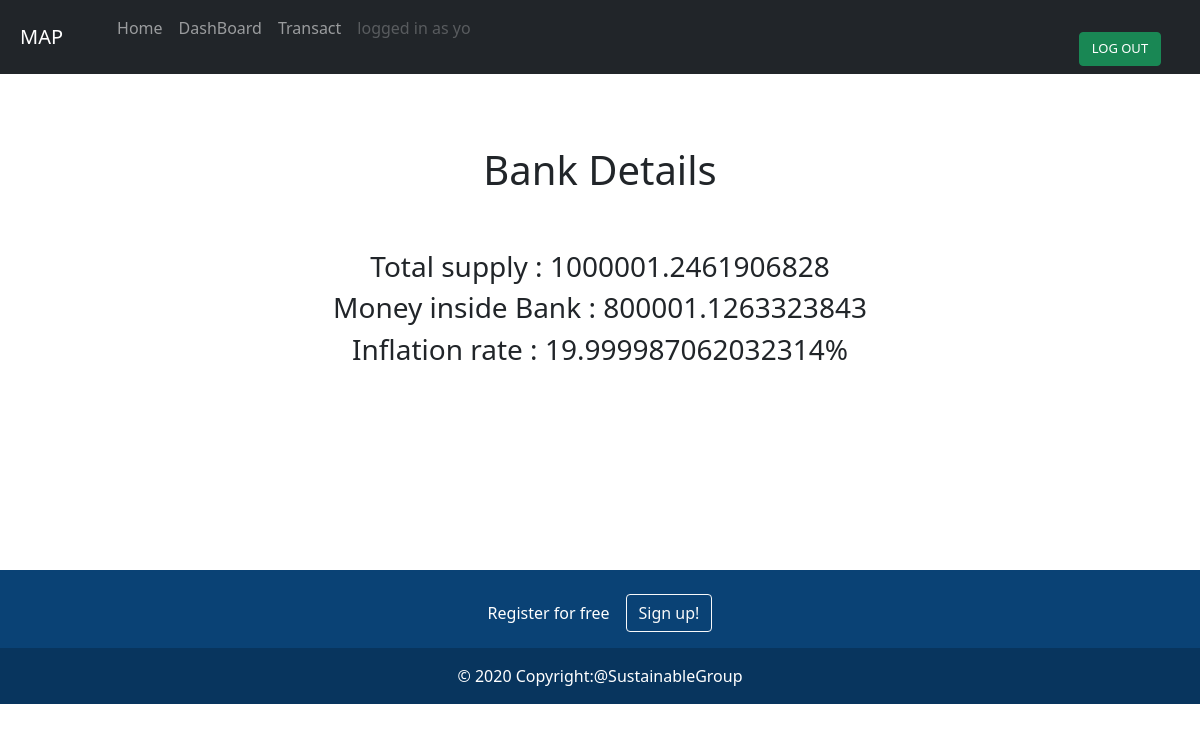
Screenshot of / (signed in) with the database file from the repository.
### main/models.py (models this page shows)
class Bank(models.Model):
    total_supply = models.FloatField()
    in_bank = models.FloatField()
    inflation = models.FloatField()

### main/views.py (the view)
# urls.py: 2. Add a URL to urlpatterns:  path('', views.home, name='home')
def home(request):
    bank=get_object_or_404(Bank,pk=1)
    bank.in_bank += (bank.inflation*bank.in_bank)/(100*525600*10)
    bank.total_supply = bank.in_bank + bank.inflation*bank.total_supply/100
    bank.inflation = (bank.total_supply - bank.in_bank)*100/bank.total_supply
    bank.save()
    context={
        'bank':bank
    }
    return render(request, 'home.html',context)

### templates/home.html
{% extends 'base.html' %}
{% block content %}
<br><br>
    <center>
        <div style="height:400px;">
            <h1>Bank Details</h1><br><br>
            <h3>Total supply : {{bank.total_supply}}</h3>
            <h3>Money inside Bank : {{bank.in_bank}}</h3>
            <h3>Inflation rate : {{bank.inflation}}%</h3>
        </div>
    </center>
{% endblock  %}

### templates/base.html (shortened to what this page needs)
{% load static %}
<!DOCTYPE html>
<html lang="en">
<head>
    <link href="https://cdn.jsdelivr.net/npm/bootstrap@5.0.0-beta3/dist/css/bootstrap.min.css" rel="stylesheet"
>
</head>
<body>
    <nav class="navbar navbar-expand-lg navbar-dark bg-dark">
  <a style="padding-left: 20px;" class="navbar-brand" href="#">MAP</a>
  <div style="padding-left: 30px;" class="collapse navbar-collapse" id="navbarNav">
    <ul class="navbar-nav">
      <li class="nav-item active">
        <a class="nav-link" href="{% url 'home' %}">Home</a>
      </li>
      {% if user.is_authenticated %}
      <li class="nav-item">
        <a class="nav-link" href="{% url 'dash' %}">DashBoard</a>
      </li>
      <li class="nav-item">
        <a class="nav-link" href="{% url 'tran' %}">Transact</a>
      </li>
      <li class="nav-item">
        <a class="nav-link disabled" href="#">logged in as {{user.username}}
</a>
      </li>
      <li class="nav-item">
          <form action="{% url 'logout' %}" method="POST">
            <br>
            <button style="margin-left:600px;font-size:small;" class="btn btn-success" type="submit">LOG OUT</button>
          </form>
      </li>
      {% endif %}
    </ul>
  </div>
</nav>
    <br>
    {% block content %}
    {% endblock %}
    <br>
<section class="">
  <footer class="text-center text-white" style="background-color: #0a4275;">
    <div class="container p-4 pb-0">
      <section class="">
        <p class="d-flex justify-content-center align-items-center">
          <span class="me-3">Register for free</span>
          <a href="{% url 'signup' %}">
            <button type="button" class="btn btn-outline-light btn-rounded">
              Sign up!
            </button>
          </a>
        </p>
      </section>
    </div>
    <div class="text-center p-3" style="background-color: rgba(0, 0, 0, 0.2);">
      © 2020 Copyright:@SustainableGroup
    </div>
  </footer>
</section>
</body>
</html>

### templates/base.html (style rules this page uses)
* { margin: 0; padding: 0; }
body { height:100vh; }

### rows the page displays
Bank: total_supply "1000001.2461906828", in_bank "800001.1263323843", inflation "19.999987062032314"

### other values shown
{{ user.username }} "yo"
